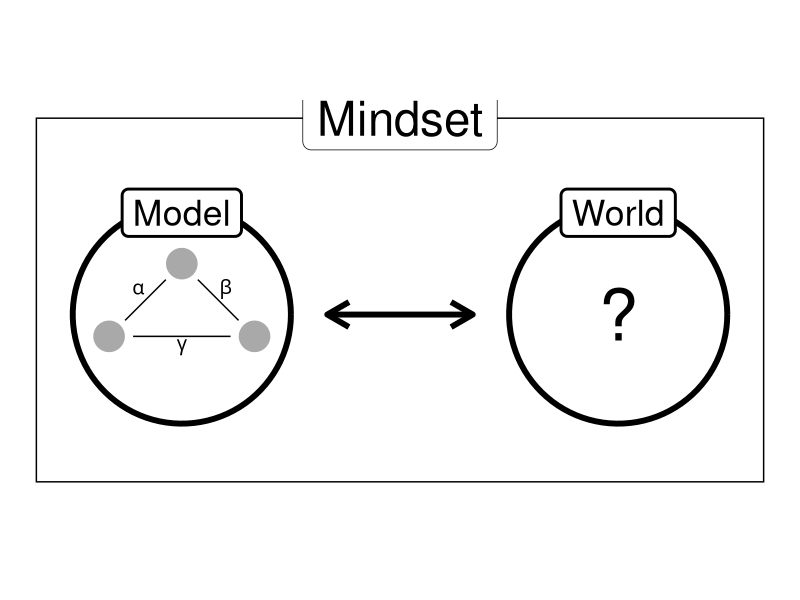

The R script that drew this image:
## ---- chunk 1
library(ggplot2)
library(patchwork)

circleFun <- function(center = c(0,0),diameter = 1, npoints = 100){
    r = diameter / 2
    tt <- seq(0,2*pi,length.out = npoints)
    xx <- center[1] + r * cos(tt)
    yy <- center[2] + r * sin(tt)
    return(data.frame(x = xx, y = yy))
}

# by how much the world circle is shifted
shift = 6

# Data for drawing model circle
dat = circleFun(c(2,2.3), 3, 100)
dat$circle = "c1"
# Data for drawing world circle
dat2 = circleFun(c(2 + shift, 2.3), 3, 100)
dat2$circle = "c2"
dat = rbind(dat, dat2)

p = ggplot(dat, aes(x = x, y = y)) +
 annotate("rect", xmin = 0, xmax = 10, ymin = 0, ymax = 5, color = "black", fill = "white") +
 annotate("label", x = 2 +  shift / 2, y = 5, label = "Mindset", size = 12) + 
 geom_path(size = 2, aes(group = circle)) +
 annotate(x = 2, y = 3.7, geom = "label", label = "Model", size = 9, label.size = 1) +
 annotate(x = 8, y = 3.7, geom = "label", label = "World", size = 9, label.size = 1) +
 annotate("text", x = 8, y = 2.3, label = "?", size = 18) +
 annotate("segment", x = 4, xend = 6, y = 2.3, yend = 2.3, arrow = arrow(ends = "both"), size = 2) +
 theme_void() 

nodes = data.frame(x = c(1, 3, 2),
                   y = c(2, 2, 3))

edges = data.frame(x =    c(2, 2, 3),
                   xend = c(1, 3, 1),
                   y =    c(3, 3, 2),
                   yend = c(2, 2, 2))
multi = 1.5
radius = 0.22 
edges$xend2 = edges$xend + c(radius, -radius, multi * radius)
edges$yend2 = edges$yend + c(radius, radius, 0)
edges$x2 = edges$x - c(radius, -radius, multi * radius)
edges$y2 = edges$y -  c(radius, radius, 0)

pmodel = p +
  geom_segment(aes(xend = xend2, yend = yend2, x = x2, y = y2), data = edges, color = "black", size = 0.5) +
  geom_point(size = 10, color = "darkgrey", data = nodes) +
  annotate("text", label = "alpha", x = 1.4, y = 2.65, parse = TRUE,  size = 5) +
  annotate("text", label = "beta",  x = 2.6, y = 2.65, parse = TRUE, size = 5) +
  annotate("text", label = "gamma", x = 2, y = 1.85, parse = TRUE, size = 5) +
  theme_void() +
  coord_fixed()

pmodel

